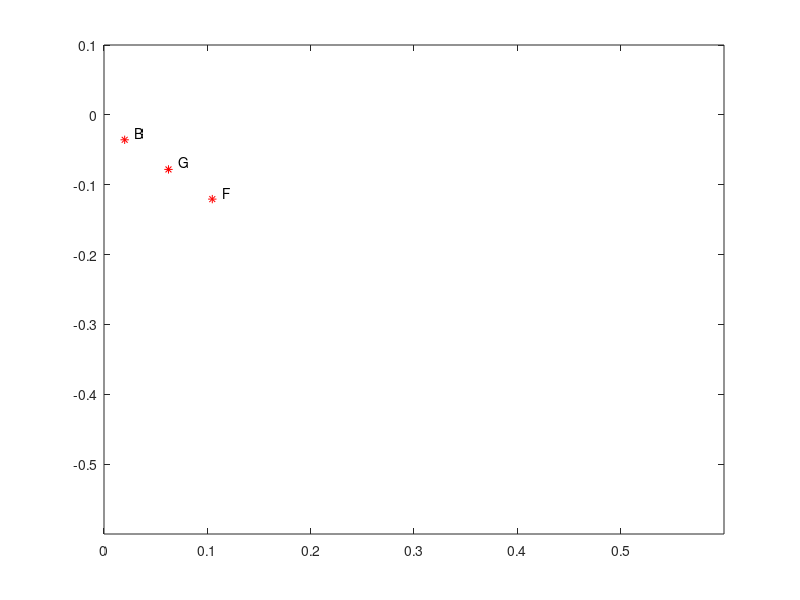

Write MATLAB code to recreate this figure.
Gx = 0.0624;
Gy = -0.0781;

Bx = 0.02;
By = -0.0357;

Fx = 0.1048;
Fy = -0.1206;


h1=figure;
figure(h1)
plot(Gx,Gy,'-*r');
text(Gx+0.01,Gy+0.01,'G');
xlim([0,0.6])
ylim([-0.6,0.1])

hold on

plot(Bx,By,'-*r');
text(Bx+0.01,By+0.01,'B');
hold on

plot(Fx,Fy,'-*r');
text(Fx+0.01,Fy+0.01,'F');
hold on



